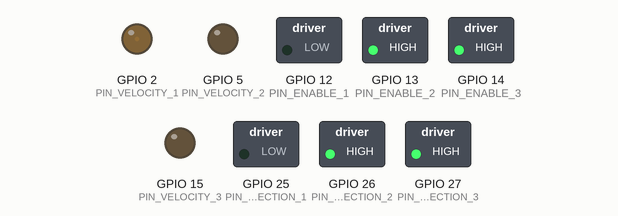
The program below on a simulated ESP32. On the bench: switched loads named in the program (green lamp = pin HIGH), output pins drawn as LEDs (lit = HIGH).

Above: at 0.07 s.
At 3.22 s:
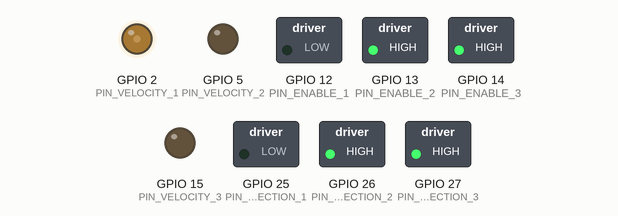
At 6.5 s:
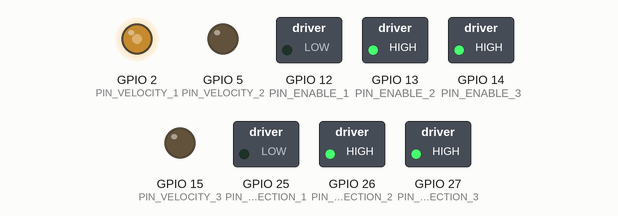
At 12.82 s:
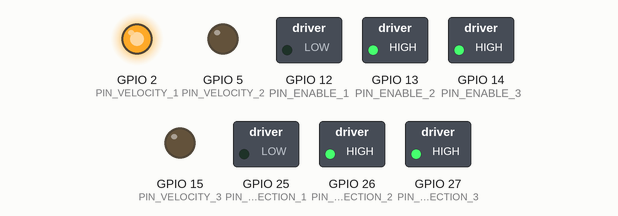
At 25.6 s:
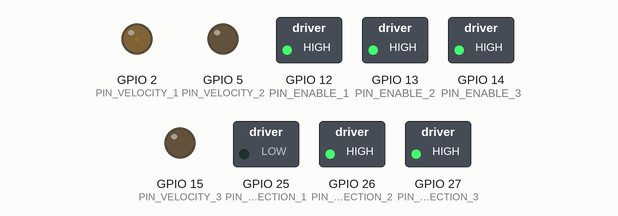
At 39.78 s:
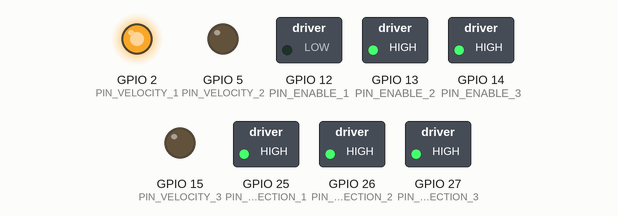
Timing chart, 0 to 40.0 s (numbered marks = the images above):
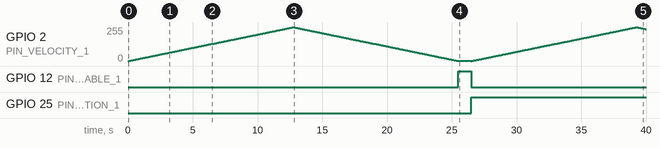

Measured:
- by itself, GPIO 12 (PIN_ENABLE_1): LOW → HIGH at 25.5 s, → LOW 1.0 s later
- by itself, GPIO 25 (PIN_DIRECTION_1): LOW → HIGH at 26.5 s

The program:

main.cpp
```cpp
#include <Arduino.h>
#include "pins.h"

GSK_PINS* pins;


void setup() {
  Serial.begin(115200);
  pins = new GSK_PINS();
  /*pinMode(PIN_DIRECTION_1, OUTPUT);
  pinMode(PIN_DIRECTION_2, OUTPUT);
  pinMode(PIN_DIRECTION_3, OUTPUT);
  pinMode(PIN_ENABLE_1, OUTPUT);
  pinMode(PIN_ENABLE_2, OUTPUT);
  pinMode(PIN_ENABLE_3, OUTPUT);*/
}

bool isHigh = false;
void loop() {
  isHigh = !isHigh;
  pins->setMotorDirection(0, isHigh);
  pins->setMotorEnable(0, true);
  for (int i=0; i<255; i++) {
    pins->setMotorSpeed(0, i);
    delay(50);
  }
  for (int i=255; i>0; i--) {
    pins->setMotorSpeed(0, i);
    delay(50);
  }
  pins->setMotorEnable(0, false);
  delay(1000);
}
```

pins.h
```cpp
#ifndef PINS_H
#define PINS_H

#include <Arduino.h>

#define PIN_VELOCITY_1 2
#define PIN_VELOCITY_2 5
#define PIN_VELOCITY_3 15

#define PIN_DIRECTION_1 25
#define PIN_DIRECTION_2 26
#define PIN_DIRECTION_3 27

#define PIN_ENABLE_1 12
#define PIN_ENABLE_2 13
#define PIN_ENABLE_3 14

#define PIN_SENSOR_1 34
#define PIN_SENSOR_2 36
#define PIN_SENSOR_3 39

class GSK_PINS {
  int velocity_pins[3] = {PIN_VELOCITY_1, PIN_VELOCITY_2, PIN_VELOCITY_3};
  int direction_pins[3] = {PIN_DIRECTION_1, PIN_DIRECTION_2, PIN_DIRECTION_3};
  int enable_pins[3] = {PIN_ENABLE_1, PIN_ENABLE_2, PIN_ENABLE_3};
  int sensor_pins[3] = {PIN_SENSOR_1, PIN_SENSOR_2, PIN_SENSOR_3};
  int led_channels[3] = {0, 1, 2};
  int frequency = 5000;
  int resolution = 8;
public:
  GSK_PINS() {
    for (int i = 0; i < 3; i++) {
      pinMode(direction_pins[i], OUTPUT);
      pinMode(enable_pins[i], OUTPUT);
      //pinMode(sensor_pins[i], INPUT);

      // Set velocity pins as PWM output and set frequency and resolution
      ledcSetup(led_channels[i], frequency, resolution);
      ledcAttachPin(velocity_pins[i], led_channels[i]);

      // reset all
      //setMotorSpeed(i, 0);
      setMotorDirection(i, false);
      setMotorEnable(i, false);
    }
  }
  void setMotorSpeed(int motor, float speed) {
    ledcWrite(led_channels[motor], speed);
  }
  void setMotorDirection(int motor, bool direction) {
    digitalWrite(direction_pins[motor], !direction);
  }
  void setMotorEnable(int motor, bool enable) {
    digitalWrite(enable_pins[motor], !enable);
  }
  float getMotorSensor(int motor) {
    return analogRead(sensor_pins[motor]);
  }
};


#endif // PINS_H
```
